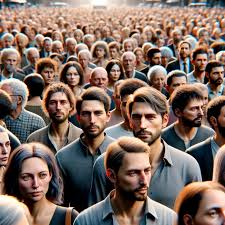
#> input picture Vision_Artificial_CV/Encontrar_Caras_Imagen_IA/face2.jpg, 225 x 225 px
$ python Encontrar_Caras_Imagen_3.py
#> lines starting #> are read from the running program, lines starting #| are printed output that depends on the picture; after the words box and inside, x2 and y2 are one past the last pixel; in counts of white or black regions, pixels touching at a corner belong together
import cv2

# Cargar el clasificador preentrenado de Haar para detección de rostros
face_cascade = cv2.CascadeClassifier(cv2.data.haarcascades + 'haarcascade_frontalface_default.xml')

# Cargar la imagen en la que quieres detectar el rostro
image = cv2.imread('face2.jpg')
#> image is the input picture: shape (225, 225, 3); mean B, G, R 97.9, 107.4, 127.8

# Convertir la imagen a escala de grises (mejora el rendimiento)
gray_image = cv2.cvtColor(image, cv2.COLOR_BGR2GRAY)
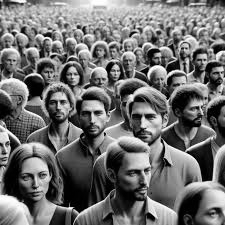
#> gray_image: shape (225, 225); min 0, max 255, mean 112.4

# Detectar los rostros en la imagen
faces = face_cascade.detectMultiScale(gray_image, scaleFactor=1.1, minNeighbors=5, minSize=(30, 30))
#> faces = [[75, 100, 35, 35], [125, 104, 36, 36], [122, 156, 41, 41], [15, 159, 42, 42]]

# Dibujar las cajas delimitadoras alrededor de los rostros detectados
for (x, y, w, h) in faces:
    cv2.rectangle(image, (x, y), (x + w, y + h), (255, 0, 0), 2)  # Rojo para las cajas
#> this loop made 4 passes
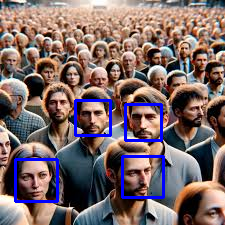
#> image: shape (225, 225, 3); 3.62% of pixels changed, all inside (x1, y1, x2, y2) = (14, 99, 165, 203)

# Mostrar la imagen con las detecciones
cv2.imshow("Rostros detectados", image)
cv2.waitKey(0)
cv2.destroyAllWindows()

# Guardar la imagen con los rostros detectados
cv2.imwrite("imagen_detectada.jpg", image)

$ run again, with Vision_Artificial_CV/Encontrar_Caras_Imagen_IA/face.jpg copied over Vision_Artificial_CV/Encontrar_Caras_Imagen_IA/face2.jpg
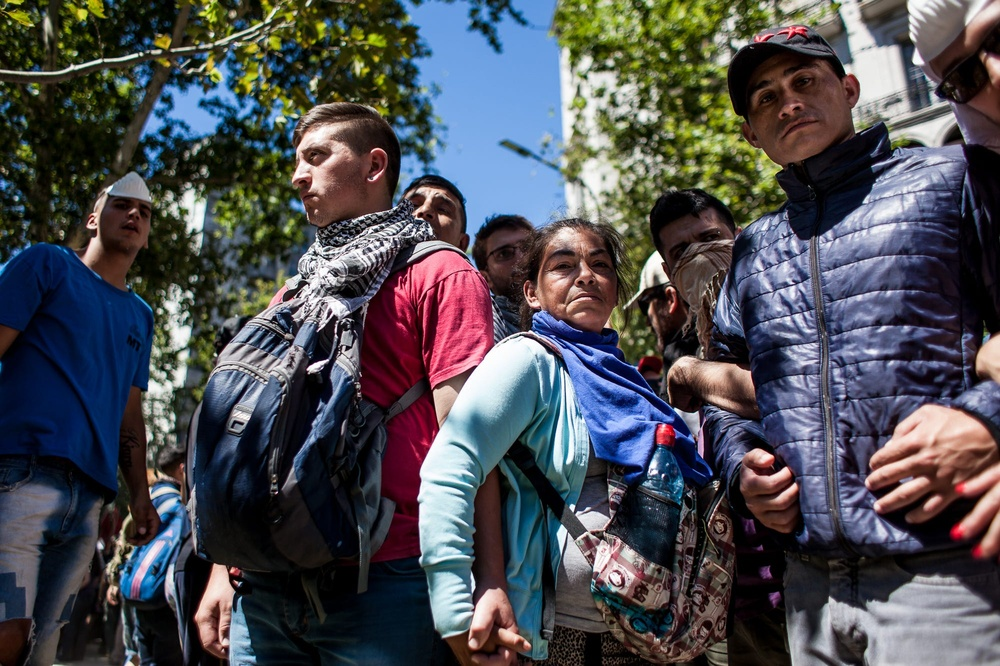
#> input picture Vision_Artificial_CV/Encontrar_Caras_Imagen_IA/face.jpg, 1000 x 666 px, shrunk from 2000 x 1333 before the run
#> image is the input picture: shape (666, 1000, 3); mean B, G, R 82.6, 77.1, 76.4
#> `gray_image = cv2.cvtColor(image, cv2.COLOR_BGR2GRAY)`:
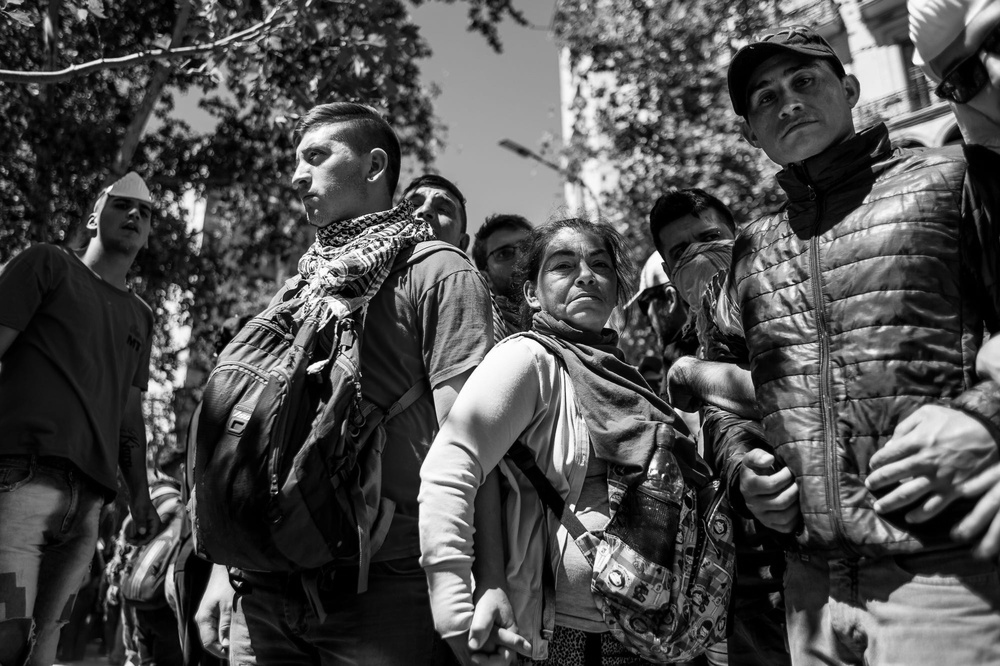
#> gray_image: shape (666, 1000); min 0, max 255, mean 77.5
#> faces = [[531, 223, 101, 101]]
#> the loop `for (x, y, w, h) in faces:` made 1 pass
#> after the loop `for (x, y, w, h) in faces:`:
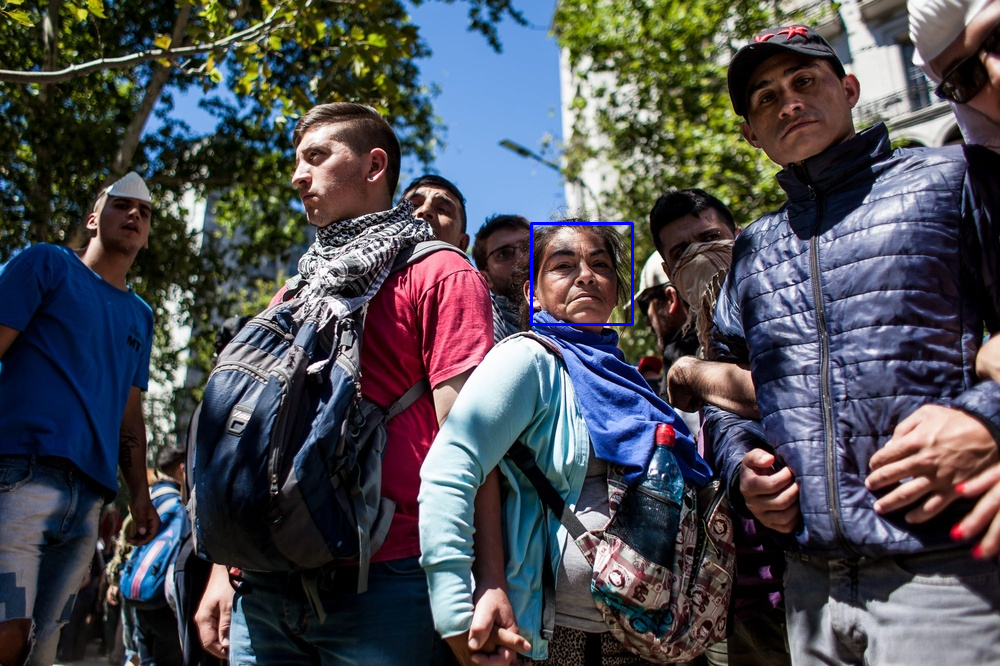
#> image: shape (666, 1000, 3); 0.18% of pixels changed, all inside (x1, y1, x2, y2) = (530, 222, 634, 326)
